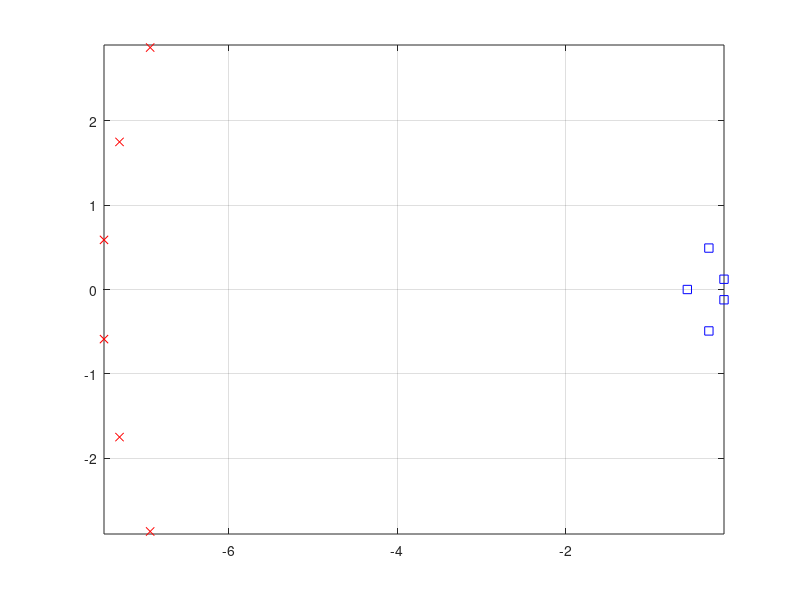

This figure's MATLAB source:
% FOR HELICOPTER NR 3-10
% This file contains the initialization for the helicopter assignment in
% the course TTK4115. Run this file before you execute QuaRC_ -> Build 
% to build the file heli_q8.mdl.

% Oppdatert høsten 2006 av Jostein Bakkeheim
% Oppdatert høsten 2008 av Arnfinn Aas Eielsen
% Oppdatert høsten 2009 av Jonathan Ronen
% Updated fall 2010, Dominik Breu
% Updated fall 2013, Mark Haring
% Updated spring 2015, Mark Haring


%%%%%%%%%%% Calibration of the encoder and the hardware for the specific
%%%%%%%%%%% helicopter
Joystick_gain_x = 4;
Joystick_gain_y = -7;


%%%%%%%%%%% Physical constants
g = 9.81; % gravitational constant [m/s^2]
l_c = 0.46; % distance elevation axis to counterweight [m]
l_h = 0.66; % distance elevation axis to helicopter head [m]
l_p = 0.175; % distance pitch axis to motor [m]
m_c = 1.92; % Counterweight mass [kg]
m_p = 0.72; % Motor mass [kg]
J_p = 2*m_p * l_p^2;
J_e = m_c * l_c^2 + 2 * m_p * l_h^2;
J_lambda = m_c * l_c^2 + 2 * m_p * (l_h^2 + l_p^2);

K_f = 0.148;
L_1 = l_p * K_f;
L_2 = g*(l_c * m_c - 2 * l_h * m_p);
L_3 = l_h * K_f;
L_4 = -L_3;

K_1 = L_1/J_p;
K_2 = L_3/J_e;
K_3 = -L_2*L_4/(L_3 * J_lambda);


%%%%%%%%%%% Calculated values

K_pp = 14;
K_pd = 2*sqrt(K_pp/K_1);
K_rp = -1.2;

rho = K_rp * K_3;  

%% Matrices
%

A = [0 1 0 0 0 0; 0 0 0 0 0 0; 0 0 0 1 0 0; 0 0 0 0 0 0; 0 0 0 0 0 1; K_3 0 0 0 0 0];
B = [0 0; 0 K_1; 0 0; K_2 0; 0 0; 0 0];
C = [1 0 0 0 0 0; 0 0 1 0 0 0; 0 0 0 0 1 0];
D = zeros(3, 2);
sys = ss(A, B, C, D, ...
    'StateName', {'p'; 'p_dot'; 'e'; 'e_dot'; 'lambda'; 'lambda_dot'}, ...
    'InputName', {'V_s'; 'V_d'}, 'OutputName', {'p'; 'e'; 'lambda'});

O = obsv(sys);
rank(O)

%% Linear Quadratic Regulator, (From part 3)
%

A_I = [0 1 0 0 0; 0 0 0 0 0; 0 0 0 0 0; 1 0 0 0 0; 0 0 1 0 0];
B_I = [0 0; 0 K_1; K_2 0; 0 0; 0 0];
Q_new = diag([50 30 50 100 100]); %Changed to reduce integral effect and make power less available
R_I = diag([1000, 1000]);

K = lqr(A_I, B_I, Q_new, R_I);
%K_P = K(1:2, 1:3);

C_I = [1 0 0 0 0; 0 0 1 0 0]; %Output matrix
P_I = [0 9.999999999999998;9.549869109050652 0];


%% Pole placement
% DESCRIPTIVE TEXT

system_poles = eig(A_I-B_I*K);

r0 = max(abs(system_poles));

freq = 13;
angle = pi/8;
radius = r0*freq;

spread = -angle:(angle/(2.5)):angle;
observer_poles = -radius * exp(1i*spread);

L = transpose(place(transpose(A),transpose(C),observer_poles));

figure(2)
plot(real(system_poles), imag(system_poles), 'sb', real(observer_poles), ... 
    imag(observer_poles), 'rx'); 
grid on; 
axis equal;

%% Additions for problem 4.3
%

%Only measuring e and lambda:
%y = [e; lambda];
C_new = [0 0 1 0 0 0; 0 0 0 0 1 0];
D_new = 0;
sys_new = ss(A, B, C_new, D_new, ...
    'StateName', {'p'; 'p_dot'; 'e'; 'e_dot'; 'lambda'; 'lambda_dot'}, ...
    'InputName', {'V_s'; 'V_d'}, 'OutputName', {'e'; 'lambda'});

new_poles = -[1.5 2 2.5 3 3.5 4];
L_new = transpose(place(transpose(A),transpose(C_new),new_poles));

O_new = obsv(sys_new);
rank(O_new)

%The rank of O_new is also 6.

%Only measuring p and e:
%y = [p, e];

C_bad = [1 0 0 0 0 0; 0 0 1 0 0 0];
sys_bad = ss(A, B, C_bad, D_new, ...
    'StateName', {'p'; 'p_dot'; 'e'; 'e_dot'; 'lambda'; 'lambda_dot'}, ...
    'InputName', {'V_s'; 'V_d'}, 'OutputName', {'e'; 'lambda'});

O_bad = obsv(sys_bad);
rank(O_bad)
%The rank of O_bad is 4, which is not full rank. Hence, the system is not observable!



%% PLOTTING
% Doing some effort to plot this shi*

% figure(3)
% 
% plot(simout.time, simout.signals.values(:, 13), 'r', simout.time, simout.signals.values(:, 3), 'b--');
% legend('Real pitch', 'Estimated pitch')
% grid on;
% 
% 
% figure(4)
% 
% plot(simout.time, simout.signals.values(:, 14), 'r', simout.time, simout.signals.values(:, 4), 'b--');
% legend('Real pitch rate', 'Estimated pitch rate')
% grid on;


